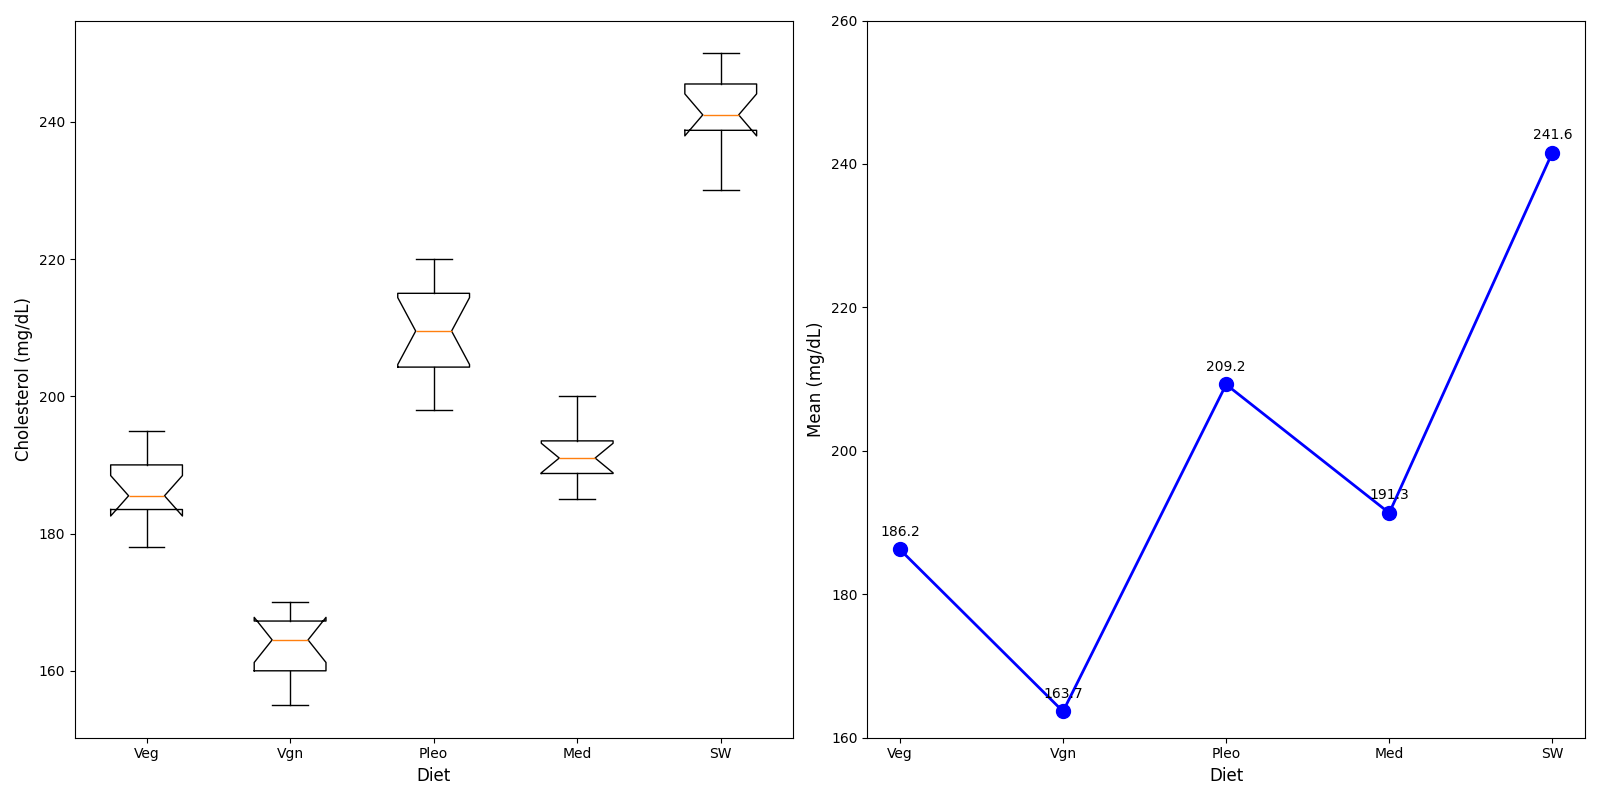

This figure's Python source:
import matplotlib.pyplot as plt
import numpy as np

diets = ['Veg', 'Vgn', 'Pleo', 'Med', 'SW']
cholesterol_levels = {
    'Veg': [192, 182, 180, 184, 195, 190, 178, 188, 185, 190, 186, 185],
    'Vgn': [167, 165, 168, 160, 170, 155, 164, 162, 160, 158, 165, 170],
    'Pleo': [217, 215, 209, 202, 210, 198, 220, 213, 205, 200, 215, 207],
    'Med': [188, 190, 195, 192, 195, 193, 190, 187, 189, 185, 192, 200],
    'SW': [245, 240, 239, 250, 242, 230, 245, 238, 247, 240, 235, 248]
}

data = [np.array(cholesterol_levels[diet]) for diet in diets]

fig, axes = plt.subplots(1, 2, figsize=(16, 8))

# Vertical box plot without stylistic elements
axes[0].boxplot(data, vert=True, patch_artist=False, labels=diets, notch=True, whis=1.5)

axes[0].set_xlabel('Diet', fontsize=12)
axes[0].set_ylabel('Cholesterol (mg/dL)', fontsize=12)

mean_cholesterol = [np.mean(levels) for levels in data]

axes[1].plot(diets, mean_cholesterol, marker='o', color='b', linestyle='-', linewidth=2, markersize=10)
axes[1].set_xlabel('Diet', fontsize=12)
axes[1].set_ylabel('Mean (mg/dL)', fontsize=12)
axes[1].set_ylim(160, 260)

for i, mean_val in enumerate(mean_cholesterol):
    axes[1].annotate(f'{mean_val:.1f}', (diets[i], mean_val),
                     textcoords="offset points", xytext=(0, 10), ha='center', fontsize=10)

plt.tight_layout()
plt.show()
